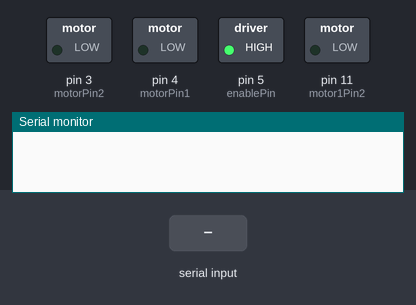
A sketch run on a simulated Arduino Uno, built with avr-gcc and run on an emulated ATmega328P. Parts: switched loads named in the sketch (green lamp = pin HIGH), the last lines printed to the serial monitor. Inputs (shaded band) come from the test bench. Pins used as bus, display or sensor lines are not drawn.

Above: at 1.2 s.
1.3 s: "1" received over the second serial link
At 1.9 s:
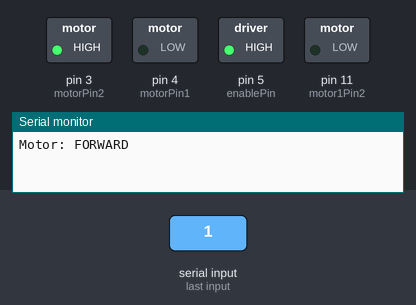
2.8 s: "2" received over the second serial link
At 3.1 s:
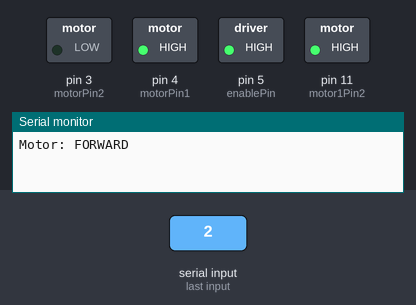
4.3 s: "0" received over the second serial link
At 5.4 s:
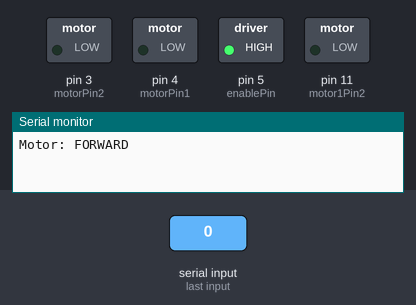
5.8 s: "4" received over the second serial link
At 6.6 s:
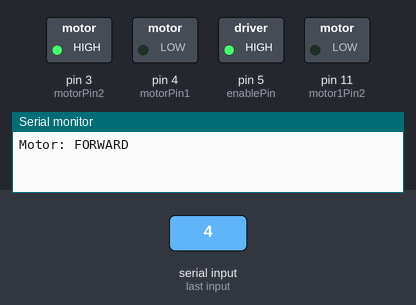
Timing chart, 0 to 8.3 s (numbered marks = the images above; inputs shaded):
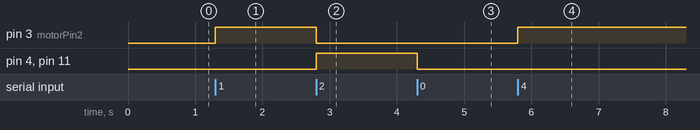

Measured:
- after the input at 1.3 s, pin 3 (motorPin2): LOW → HIGH at once
- after the input at 2.8 s, pin 3 (motorPin2): HIGH → LOW at once; pin 4 (motorPin1), pin 11 (motor1Pin2): LOW → HIGH at once
- after the input at 4.3 s, pin 4 (motorPin1), pin 11 (motor1Pin2): HIGH → LOW at once
- after the input at 5.8 s, pin 3 (motorPin2): LOW → HIGH at once

The sketch:

Bluetooth_Controlled_WheelChair.ino
```cpp
 #include <SoftwareSerial.h>
// ic 3 red color ic 6 black  right motor
// ic 14 black ic 11 red left motor
int motorPin1 = 4; // pin 2 on L293D IC
int motorPin2 = 3; // pin 7 on L293D IC    //
int motor1Pin1=1; // pin 15 on L293D IC
int motor1Pin2=11; // pin 10 on L293D IC
int enablePin = 5; // pin 1 on L293D IC
int enablepin2=0; // pin 9 on L293D IC
int state;  //char character;
int flag=0;        //makes sure that the serial only prints once the state
int btx=9; // tx on BTl
int brx=10;// rx on BT
SoftwareSerial mySerial(btx, brx);
void setup() {

       mySerial.begin(9600);
    Serial.begin(9600);
    // sets the pins as outputs:
    pinMode(motorPin1, OUTPUT);// 1st motor pin 3 on L293D IC
    pinMode(motorPin2, OUTPUT); //pin 6 on L293D IC
    pinMode(motor1Pin1, OUTPUT);// 2nd motor pin  14 on L293D IC
    pinMode(motor1Pin2, OUTPUT);// pin 11 on L293D IC

    pinMode(enablePin, OUTPUT); //  pin 1 on L293D IC
    pinMode(enablepin2, OUTPUT);// sets enablePin high so that motor can turn on: pin 9 on L293D IC
    digitalWrite(enablePin, HIGH);
    digitalWrite(enablepin2, HIGH);


//delay(1000);

}

void loop() {
    //if some date is sent, reads it and saves in state

    if(mySerial.available()>0)
    {

      state = mySerial.read();
       if (state == '0') {     //STOP
        digitalWrite(motorPin1, LOW); // set pin 2 on L293D low
        digitalWrite(motorPin2, LOW);
         digitalWrite(motor1Pin1, LOW); // set pin 2 on L293D low
        digitalWrite(motor1Pin2, LOW);
        // set pin 7 on L293D low
        if(flag == 0){
          Serial.println("Motor: off");
          flag=1;
        }
    }
    // if the state is '1' the motor will move forward
    if (state == '1') {
        digitalWrite(motorPin1, LOW); // set pin 2 on L293D low
        digitalWrite(motorPin2, HIGH);
         digitalWrite(motor1Pin1,HIGH ); // set pin 2 on L293D low
        digitalWrite(motor1Pin2, LOW);
        // set pin 7 on L293D high
        if(flag == 0){
          Serial.println("Motor: FORWARD");
          flag=1;
        }
    }
    // if the state is '2' the motor will move backward
     if (state == '2') {
        digitalWrite(motorPin1, HIGH ); // set pin 2 on L293D high
        digitalWrite(motorPin2, LOW);
         digitalWrite(motor1Pin1, LOW); // set pin 2 on L293D low
        digitalWrite(motor1Pin2, HIGH);
        // set pin 7 on L293D low
        if(flag == 0){
          Serial.println("Motor: BACKWARD");
          flag=1;
        }
    }
       if (state == '3') {
        digitalWrite(motorPin1, LOW ); // set pin 2 on L293D high
        digitalWrite(motorPin2, LOW);
         digitalWrite(motor1Pin1, HIGH); // set pin 2 on L293D low
        digitalWrite(motor1Pin2, LOW);
        // set pin 7 on L293D low
        if(flag == 0){
          Serial.println("Motor:RIGHT");
          flag=1;
        }
    }

  if (state == '4') {
        digitalWrite(motorPin1, LOW ); // set pin 2 on L293D high
        digitalWrite(motorPin2, HIGH);
         digitalWrite(motor1Pin1, LOW); // set pin 2 on L293D low
        digitalWrite(motor1Pin2, LOW);
        // set pin 7 on L293D low
        if(flag == 0){
          Serial.println("Motor: LEFT");
          flag=1;
        }
    }


     /*


      }


    String Data = "";

     Data.concat(character);
     Serial.println(Data);
//     Serial.println("foo");

    Serial.print("State input: ");
    Serial.println(state);
    if(Serial.available() > 0){
      state = Serial.read();
      flag=0;
    }
    // if the state is '0' the DC motor will turn off
    if (state == 0) {
        digitalWrite(motorPin1, LOW); // set pin 2 on L293D low
        digitalWrite(motorPin2, LOW); // set pin 7 on L293D low
        if(flag == 0){
          Serial.println("Motor: off");
          flag=1;
        }
    }
    // if the state is '1' the motor will turn right
    else if (state == 1) {
        digitalWrite(motorPin1, LOW); // set pin 2 on L293D low
        digitalWrite(motorPin2, HIGH); // set pin 7 on L293D high
        if(flag == 0){
          Serial.println("Motor: right");
          flag=1;
        }
    }
    // if the state is '2' the motor will turn left
    else if (state == '2') {
        digitalWrite(motorPin1, HIGH); // set pin 2 on L293D high
        digitalWrite(motorPin2, LOW); // set pin 7 on L293D low
        if(flag == 0){
          Serial.println("Motor: left");
          flag=1;
        }
    }*/
}
}
```
